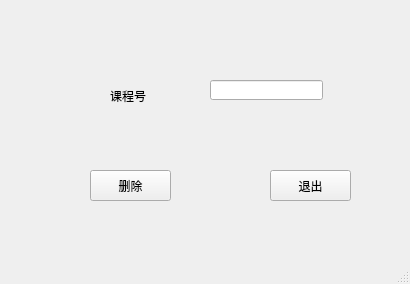
<?xml version="1.0" encoding="UTF-8"?>
<ui version="4.0">
 <class>coursedele</class>
 <widget class="QMainWindow" name="coursedele">
  <property name="geometry">
   <rect>
    <x>0</x>
    <y>0</y>
    <width>410</width>
    <height>284</height>
   </rect>
  </property>
  <property name="windowTitle">
   <string>MainWindow</string>
  </property>
  <widget class="QWidget" name="centralwidget">
   <widget class="QLineEdit" name="lineEdit_name">
    <property name="geometry">
     <rect>
      <x>210</x>
      <y>80</y>
      <width>113</width>
      <height>20</height>
     </rect>
    </property>
   </widget>
   <widget class="QPushButton" name="pushButton_dele">
    <property name="geometry">
     <rect>
      <x>90</x>
      <y>170</y>
      <width>81</width>
      <height>31</height>
     </rect>
    </property>
    <property name="text">
     <string>删除</string>
    </property>
   </widget>
   <widget class="QPushButton" name="pushButton_exit">
    <property name="geometry">
     <rect>
      <x>270</x>
      <y>170</y>
      <width>81</width>
      <height>31</height>
     </rect>
    </property>
    <property name="text">
     <string>退出</string>
    </property>
   </widget>
   <widget class="QLabel" name="label">
    <property name="geometry">
     <rect>
      <x>110</x>
      <y>80</y>
      <width>51</width>
      <height>31</height>
     </rect>
    </property>
    <property name="text">
     <string>课程号</string>
    </property>
   </widget>
  </widget>
  <widget class="QMenuBar" name="menubar">
   <property name="geometry">
    <rect>
     <x>0</x>
     <y>0</y>
     <width>410</width>
     <height>26</height>
    </rect>
   </property>
  </widget>
  <widget class="QStatusBar" name="statusbar"/>
 </widget>
 <resources/>
 <connections/>
</ui>
